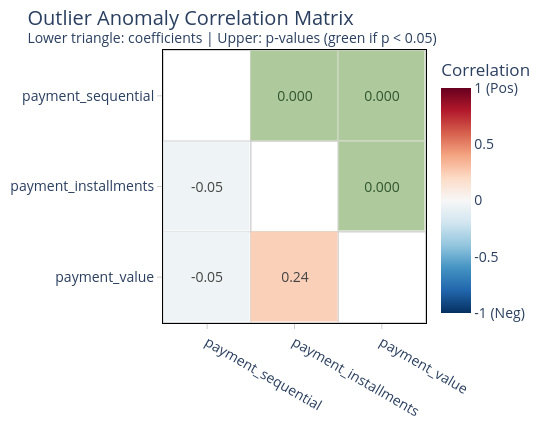

Here is the notebook cell this chart was saved with:
### Code cell
df_payments.explore.anomalies_report(
    anomaly_type = "outlier"
)

### Figure 1 — Plotly figure (JSON) as saved in the notebook; plotly's stock layout.template omitted (floating-point values rounded to 4 significant figures)
{"data": [{"colorbar": {"ticktext": ["-1 (Neg)", "-0.5", "0", "0.5", "1 (Pos)"], "tickvals": [-1, -0.5, 0, 0.5, 1], "title": {"text": "Correlation"}}, "colorscale": [[0, "rgb(5,48,97)"], [0.1, "rgb(33,102,172)"], [0.2, "rgb(67,147,195)"], [0.3, "rgb(146,197,222)"], [0.4, "rgb(209,229,240)"], [0.5, "rgb(247,247,247)"], [0.6, "rgb(253,219,199)"], [0.7, "rgb(244,165,130)"], [0.8, "rgb(214,96,77)"], [0.9, "rgb(178,24,43)"], [1, "rgb(103,0,31)"]], "hoverinfo": "text", "hovertext": [["<b>payment_sequential</b> vs <b>payment_sequential</b><br>Correlation: 1.00<br>p-value: 1.0000", "<b>payment_sequential</b> vs <b>payment_installments</b><br>Correlation: -0.05<br>p-value: 0.0000", "<b>payment_sequential</b> vs <b>payment_value</b><br>Correlation: -0.05<br>p-value: 0.0000"], ["<b>payment_installments</b> vs <b>payment_sequential</b><br>Correlation: -0.05<br>p-value: 0.0000", "<b>payment_installments</b> vs <b>payment_installments</b><br>Correlation: 1.00<br>p-value: 1.0000", "<b>payment_installments</b> vs <b>payment_value</b><br>Correlation: 0.24<br>p-value: 0.0000"], ["<b>payment_value</b> vs <b>payment_sequential</b><br>Correlation: -0.05<br>p-value: 0.0000", "<b>payment_value</b> vs <b>payment_installments</b><br>Correlation: 0.24<br>p-value: 0.0000", "<b>payment_value</b> vs <b>payment_value</b><br>Correlation: 1.00<br>p-value: 1.0000"]], "showscale": true, "text": [["", "0.000", "0.000"], ["-0.05", "", "0.000"], ["-0.05", "0.24", ""]], "textfont": {"size": 14}, "texttemplate": "%{text}", "type": "heatmap", "x": ["payment_sequential", "payment_installments", "payment_value"], "xgap": 1, "y": ["payment_sequential", "payment_installments", "payment_value"], "ygap": 1, "z": [[NaN, 0.1, 0.1], [-0.05, NaN, 0.1], [-0.05, 0.24, NaN]], "zmax": 1, "zmin": -1}, {"colorscale": [[0, "rgba(0,128,0,0.3)"], [1, "rgba(0,128,0,0.3)"]], "hoverinfo": "skip", "showscale": false, "type": "heatmap", "x": ["payment_sequential", "payment_installments", "payment_value"], "xgap": 1, "y": ["payment_sequential", "payment_installments", "payment_value"], "ygap": 1, "z": [[NaN, 0.1, 0.1], [NaN, NaN, 0.1], [NaN, NaN, NaN]], "zmax": 1, "zmin": 0}], "layout": {"coloraxis": {"cmax": 1, "cmin": -1, "colorscale": [[0, "rgb(5,48,97)"], [0.1, "rgb(33,102,172)"], [0.2, "rgb(67,147,195)"], [0.3, "rgb(146,197,222)"], [0.4, "rgb(209,229,240)"], [0.5, "rgb(247,247,247)"], [0.6, "rgb(253,219,199)"], [0.7, "rgb(244,165,130)"], [0.8, "rgb(214,96,77)"], [0.9, "rgb(178,24,43)"], [1, "rgb(103,0,31)"]]}, "font": {"size": 14}, "height": 430, "plot_bgcolor": "white", "shapes": [{"fillcolor": "rgba(0,0,0,0)", "layer": "below", "line": {"color": "lightgray", "width": 1}, "type": "rect", "x0": -0.5, "x1": 2.5, "y0": -0.5, "y1": 2.5}, {"fillcolor": "rgba(0,0,0,0)", "layer": "below", "line": {"color": "lightgray", "width": 1}, "type": "rect", "x0": -0.5, "x1": 0.5, "y0": -0.5, "y1": 0.5}, {"fillcolor": "rgba(0,0,0,0)", "layer": "below", "line": {"color": "lightgray", "width": 1}, "type": "rect", "x0": -0.5, "x1": 0.5, "y0": 0.5, "y1": 1.5}, {"fillcolor": "rgba(0,0,0,0)", "layer": "below", "line": {"color": "lightgray", "width": 1}, "type": "rect", "x0": -0.5, "x1": 0.5, "y0": 1.5, "y1": 2.5}, {"fillcolor": "rgba(0,0,0,0)", "layer": "below", "line": {"color": "lightgray", "width": 1}, "type": "rect", "x0": 0.5, "x1": 1.5, "y0": -0.5, "y1": 0.5}, {"fillcolor": "rgba(0,0,0,0)", "layer": "below", "line": {"color": "lightgray", "width": 1}, "type": "rect", "x0": 0.5, "x1": 1.5, "y0": 0.5, "y1": 1.5}, {"fillcolor": "rgba(0,0,0,0)", "layer": "below", "line": {"color": "lightgray", "width": 1}, "type": "rect", "x0": 0.5, "x1": 1.5, "y0": 1.5, "y1": 2.5}, {"fillcolor": "rgba(0,0,0,0)", "layer": "below", "line": {"color": "lightgray", "width": 1}, "type": "rect", "x0": 1.5, "x1": 2.5, "y0": -0.5, "y1": 0.5}, {"fillcolor": "rgba(0,0,0,0)", "layer": "below", "line": {"color": "lightgray", "width": 1}, "type": "rect", "x0": 1.5, "x1": 2.5, "y0": 0.5, "y1": 1.5}, {"fillcolor": "rgba(0,0,0,0)", "layer": "below", "line": {"color": "lightgray", "width": 1}, "type": "rect", "x0": 1.5, "x1": 2.5, "y0": 1.5, "y1": 2.5}], "title": {"text": "Outlier Anomaly Correlation Matrix<br><sup>Lower triangle: coefficients | Upper: p-values (green if p < 0.05)</sup>"}, "width": 550, "xaxis": {"linecolor": "black", "linewidth": 1, "mirror": true, "showgrid": false, "showline": true}, "yaxis": {"autorange": "reversed", "linecolor": "black", "linewidth": 1, "mirror": true, "showgrid": false, "showline": true}}}
